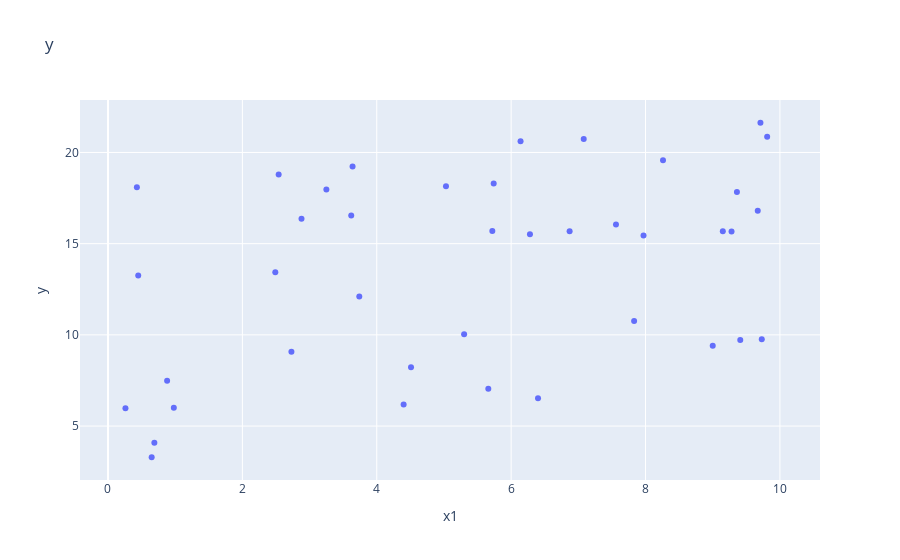

The notebook cell this image was saved under:
### Code cell
#PLOTLY EXPRESS
import plotly.express as px

fig = px.scatter(data, x="x1", y="y",height=400, title="y")
fig.show()

### Figure 1 — Plotly figure (JSON) as saved in the notebook; plotly's stock layout.template omitted (floating-point values rounded to 4 significant figures)
{"data": [{"hoverlabel": {"namelength": 0}, "hovertemplate": "x1=%{x}<br>y=%{y}", "legendgroup": "", "marker": {"color": "#636efa", "symbol": "circle"}, "mode": "markers", "name": "", "showlegend": false, "type": "scatter", "x": [6.87, 4.4, 0.43, 2.73, 3.25, 5.3, 7.08, 9.73, 4.51, 6.4, 5.72, 6.28, 6.14, 8.26, 9.41, 2.88, 5.74, 0.45, 3.74, 5.03, 9.67, 3.62, 2.54, 9.15, 0.69, 7.97, 2.49, 9.81, 7.56, 0.98, 0.65, 9, 7.83, 0.26, 3.64, 9.28, 5.66, 9.71, 9.36, 0.88, 9.87, 9.99, 8.39, 0.8, 9.58, 4.82, 2.97, 8.8, 6.07, 0.19, 4.19, 5.39, 6.58, 2.36, 2.37, 1.52, 2.07, 6.7, 2.02, 9.63], "xaxis": "x", "y": [15.68, 6.18, 18.1, 9.07, 17.97, 10.04, 20.74, 9.76, 8.23, 6.52, 15.69, 15.51, 20.61, 19.58, 9.72, 16.36, 18.3, 13.26, 12.1, 18.15, 16.8, 16.55, 18.79, 15.68, 4.08, 15.45, 13.44, 20.86, 16.05, 6, 3.29, 9.41, 10.76, 5.98, 19.23, 15.67, 7.04, 21.63, 17.84, 7.49, null, null, null, null, null, null, null, null, null, null, null, null, null, null, null, null, null, null, null, null], "yaxis": "y"}], "layout": {"autosize": true, "legend": {"tracegroupgap": 0}, "title": {"text": "y"}, "xaxis": {"anchor": "y", "autorange": true, "domain": [0, 1], "range": [-0.3997, 10.58], "title": {"text": "x1"}, "type": "linear"}, "yaxis": {"anchor": "x", "autorange": true, "domain": [0, 1], "range": [1.87, 23.05], "title": {"text": "y"}, "type": "linear"}}}
